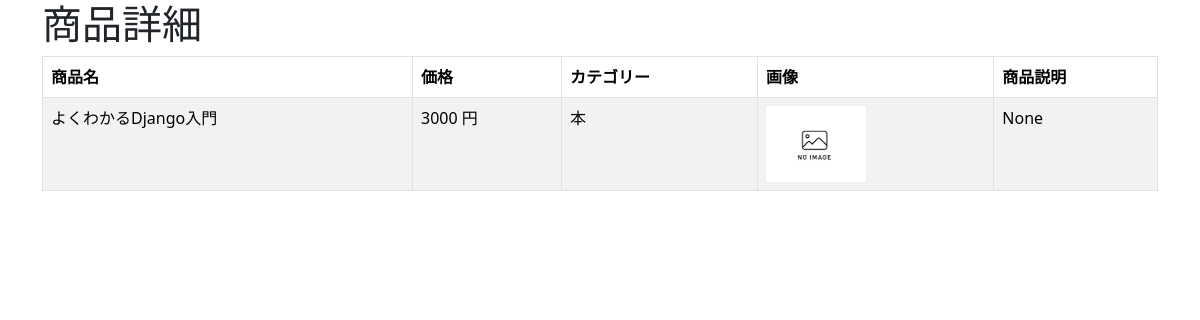
The app's page /crud/detail/1 with its own data.
### crud/models.py (models this page shows, shortened)
class Product(models.Model):
  name = models.CharField(max_length=200)
  price = models.PositiveBigIntegerField()
  category = models.ForeignKey(Category, on_delete=models.CASCADE)
  img = models.ImageField(blank=True, default='noImage.png')
  explain = models.TextField(blank=True, null=True)

class Category(models.Model):
  name = models.CharField(max_length=200)
  def __str__(self):
    return self.name

### crud/views.py (the view)
# urls.py: path('crud/detail/<int:pk>',views.ProductDetailView.as_view(), name="detail"),
class ProductDetailView(DetailView):
    model = Product

### crud/templates/crud/product_detail.html (shortened to what this page needs)
{% extends "base.html" %}
{% block content %}
<h1>商品詳細</h1>
<table class="table table-striped table-hover table-bordered">
  <thead>
    <tr>
      <th>商品名</th>
      <th>価格</th>
      <th>カテゴリー</th>
      <th>画像</th>
      <th>商品説明</th>
    </tr>
  </thead>
  <tr>
    <td>{{ product.name }}</td>
    <td>{{ product.price}} 円</td>
    <td>{{ product.category }}</td>
    <td><img src="{{ product.img.url }}" style="width: 100px; height: auto;"></td>
    <td>{{ product.explain }}</td>
  </tr>
</table>
{% endblock %}

### records on screen
Product: name "よくわかるDjango入門", price "3000", category "本", img (placeholder picture), explain "None"
